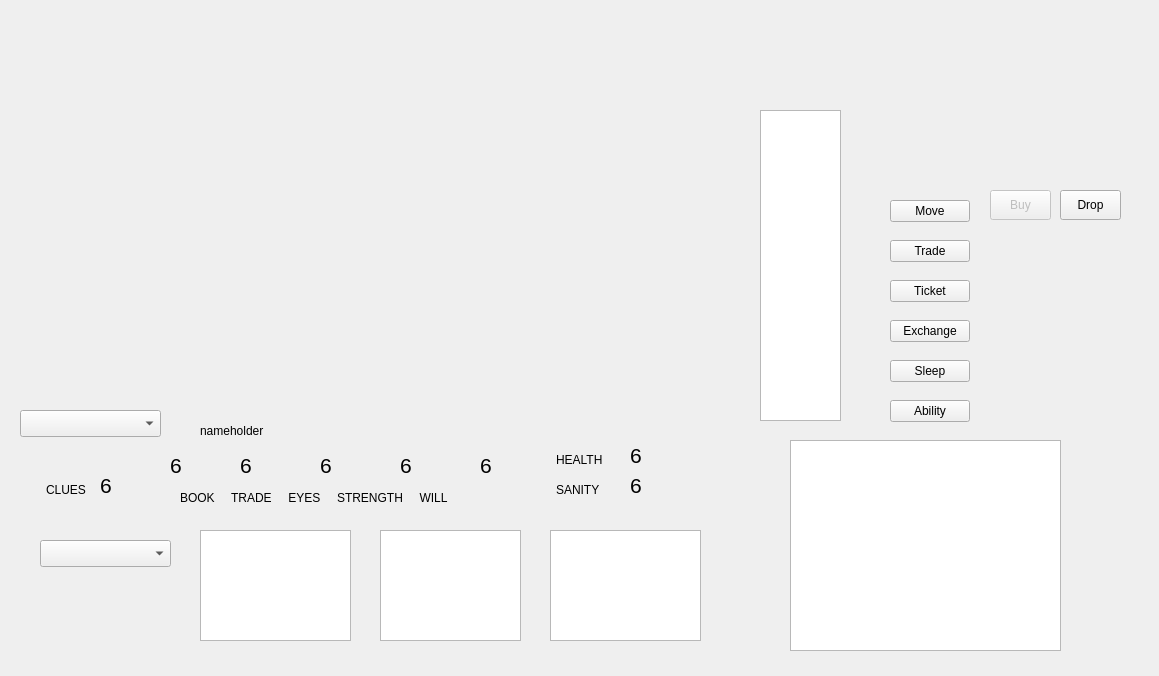
<?xml version="1.0" encoding="UTF-8"?>
<ui version="4.0">
 <class>ingame</class>
 <widget class="QWidget" name="ingame">
  <property name="geometry">
   <rect>
    <x>0</x>
    <y>0</y>
    <width>1159</width>
    <height>676</height>
   </rect>
  </property>
  <property name="windowTitle">
   <string>Form</string>
  </property>
  <widget class="boardui" name="boardholder" native="true">
   <property name="geometry">
    <rect>
     <x>20</x>
     <y>30</y>
     <width>681</width>
     <height>381</height>
    </rect>
   </property>
  </widget>
  <widget class="QLabel" name="name">
   <property name="geometry">
    <rect>
     <x>200</x>
     <y>415</y>
     <width>271</width>
     <height>31</height>
    </rect>
   </property>
   <property name="text">
    <string>nameholder</string>
   </property>
  </widget>
  <widget class="QLabel" name="l_health">
   <property name="geometry">
    <rect>
     <x>556</x>
     <y>450</y>
     <width>61</width>
     <height>20</height>
    </rect>
   </property>
   <property name="text">
    <string>HEALTH</string>
   </property>
  </widget>
  <widget class="QLabel" name="l_sanity">
   <property name="geometry">
    <rect>
     <x>556</x>
     <y>480</y>
     <width>61</width>
     <height>20</height>
    </rect>
   </property>
   <property name="text">
    <string>SANITY</string>
   </property>
  </widget>
  <widget class="QLabel" name="l_chars">
   <property name="geometry">
    <rect>
     <x>180</x>
     <y>490</y>
     <width>391</width>
     <height>16</height>
    </rect>
   </property>
   <property name="text">
    <string>BOOK     TRADE     EYES     STRENGTH     WILL</string>
   </property>
  </widget>
  <widget class="QLabel" name="l_book">
   <property name="geometry">
    <rect>
     <x>170</x>
     <y>450</y>
     <width>31</width>
     <height>31</height>
    </rect>
   </property>
   <property name="font">
    <font>
     <pointsize>16</pointsize>
    </font>
   </property>
   <property name="text">
    <string>6</string>
   </property>
  </widget>
  <widget class="QLabel" name="l_trade">
   <property name="geometry">
    <rect>
     <x>240</x>
     <y>450</y>
     <width>31</width>
     <height>31</height>
    </rect>
   </property>
   <property name="font">
    <font>
     <pointsize>16</pointsize>
    </font>
   </property>
   <property name="text">
    <string>6</string>
   </property>
  </widget>
  <widget class="QLabel" name="l_eyes">
   <property name="geometry">
    <rect>
     <x>320</x>
     <y>450</y>
     <width>31</width>
     <height>31</height>
    </rect>
   </property>
   <property name="font">
    <font>
     <pointsize>16</pointsize>
    </font>
   </property>
   <property name="text">
    <string>6</string>
   </property>
  </widget>
  <widget class="QLabel" name="l_strength">
   <property name="geometry">
    <rect>
     <x>400</x>
     <y>450</y>
     <width>31</width>
     <height>31</height>
    </rect>
   </property>
   <property name="font">
    <font>
     <pointsize>16</pointsize>
    </font>
   </property>
   <property name="text">
    <string>6</string>
   </property>
  </widget>
  <widget class="QLabel" name="l_will">
   <property name="geometry">
    <rect>
     <x>480</x>
     <y>450</y>
     <width>31</width>
     <height>31</height>
    </rect>
   </property>
   <property name="font">
    <font>
     <pointsize>16</pointsize>
    </font>
   </property>
   <property name="text">
    <string>6</string>
   </property>
  </widget>
  <widget class="QLabel" name="l_healthnum">
   <property name="geometry">
    <rect>
     <x>630</x>
     <y>440</y>
     <width>31</width>
     <height>31</height>
    </rect>
   </property>
   <property name="font">
    <font>
     <pointsize>16</pointsize>
    </font>
   </property>
   <property name="text">
    <string>6</string>
   </property>
  </widget>
  <widget class="QLabel" name="l_sanitynum">
   <property name="geometry">
    <rect>
     <x>630</x>
     <y>470</y>
     <width>31</width>
     <height>31</height>
    </rect>
   </property>
   <property name="font">
    <font>
     <pointsize>16</pointsize>
    </font>
   </property>
   <property name="text">
    <string>6</string>
   </property>
  </widget>
  <widget class="QLabel" name="l_book_impr">
   <property name="geometry">
    <rect>
     <x>190</x>
     <y>450</y>
     <width>51</width>
     <height>31</height>
    </rect>
   </property>
   <property name="font">
    <font>
     <pointsize>11</pointsize>
    </font>
   </property>
   <property name="text">
    <string/>
   </property>
  </widget>
  <widget class="QLabel" name="l_trade_impr">
   <property name="geometry">
    <rect>
     <x>260</x>
     <y>450</y>
     <width>51</width>
     <height>31</height>
    </rect>
   </property>
   <property name="font">
    <font>
     <pointsize>11</pointsize>
    </font>
   </property>
   <property name="text">
    <string/>
   </property>
  </widget>
  <widget class="QLabel" name="l_eyes_impr">
   <property name="geometry">
    <rect>
     <x>340</x>
     <y>450</y>
     <width>51</width>
     <height>31</height>
    </rect>
   </property>
   <property name="font">
    <font>
     <pointsize>11</pointsize>
    </font>
   </property>
   <property name="text">
    <string/>
   </property>
  </widget>
  <widget class="QLabel" name="l_strength_impr">
   <property name="geometry">
    <rect>
     <x>420</x>
     <y>450</y>
     <width>61</width>
     <height>31</height>
    </rect>
   </property>
   <property name="font">
    <font>
     <pointsize>11</pointsize>
    </font>
   </property>
   <property name="text">
    <string/>
   </property>
  </widget>
  <widget class="QLabel" name="l_will_impr">
   <property name="geometry">
    <rect>
     <x>500</x>
     <y>450</y>
     <width>61</width>
     <height>31</height>
    </rect>
   </property>
   <property name="font">
    <font>
     <pointsize>11</pointsize>
    </font>
   </property>
   <property name="text">
    <string/>
   </property>
  </widget>
  <widget class="QLabel" name="l_clues">
   <property name="geometry">
    <rect>
     <x>46</x>
     <y>480</y>
     <width>61</width>
     <height>20</height>
    </rect>
   </property>
   <property name="text">
    <string>CLUES</string>
   </property>
  </widget>
  <widget class="QLabel" name="l_cluesnum">
   <property name="geometry">
    <rect>
     <x>100</x>
     <y>470</y>
     <width>31</width>
     <height>31</height>
    </rect>
   </property>
   <property name="font">
    <font>
     <pointsize>16</pointsize>
    </font>
   </property>
   <property name="text">
    <string>6</string>
   </property>
  </widget>
  <widget class="QListWidget" name="hand_magic">
   <property name="geometry">
    <rect>
     <x>200</x>
     <y>530</y>
     <width>151</width>
     <height>111</height>
    </rect>
   </property>
  </widget>
  <widget class="QListWidget" name="hand_arts">
   <property name="geometry">
    <rect>
     <x>380</x>
     <y>530</y>
     <width>141</width>
     <height>111</height>
    </rect>
   </property>
  </widget>
  <widget class="QListWidget" name="hand_bads">
   <property name="geometry">
    <rect>
     <x>550</x>
     <y>530</y>
     <width>151</width>
     <height>111</height>
    </rect>
   </property>
  </widget>
  <widget class="QTextEdit" name="infobox">
   <property name="geometry">
    <rect>
     <x>790</x>
     <y>440</y>
     <width>271</width>
     <height>211</height>
    </rect>
   </property>
  </widget>
  <widget class="QPushButton" name="b_move">
   <property name="geometry">
    <rect>
     <x>890</x>
     <y>200</y>
     <width>80</width>
     <height>22</height>
    </rect>
   </property>
   <property name="text">
    <string>Move</string>
   </property>
  </widget>
  <widget class="QPushButton" name="b_trade">
   <property name="geometry">
    <rect>
     <x>890</x>
     <y>240</y>
     <width>80</width>
     <height>22</height>
    </rect>
   </property>
   <property name="text">
    <string>Trade</string>
   </property>
  </widget>
  <widget class="QPushButton" name="b_ticket">
   <property name="geometry">
    <rect>
     <x>890</x>
     <y>280</y>
     <width>80</width>
     <height>22</height>
    </rect>
   </property>
   <property name="text">
    <string>Ticket</string>
   </property>
  </widget>
  <widget class="QPushButton" name="b_exchange">
   <property name="geometry">
    <rect>
     <x>890</x>
     <y>320</y>
     <width>80</width>
     <height>22</height>
    </rect>
   </property>
   <property name="text">
    <string>Exchange</string>
   </property>
  </widget>
  <widget class="QPushButton" name="b_sleep">
   <property name="geometry">
    <rect>
     <x>890</x>
     <y>360</y>
     <width>80</width>
     <height>22</height>
    </rect>
   </property>
   <property name="text">
    <string>Sleep</string>
   </property>
  </widget>
  <widget class="QPushButton" name="b_ability">
   <property name="geometry">
    <rect>
     <x>890</x>
     <y>400</y>
     <width>80</width>
     <height>22</height>
    </rect>
   </property>
   <property name="text">
    <string>Ability</string>
   </property>
  </widget>
  <widget class="QComboBox" name="hand_things">
   <property name="geometry">
    <rect>
     <x>40</x>
     <y>540</y>
     <width>131</width>
     <height>27</height>
    </rect>
   </property>
  </widget>
  <widget class="QTextEdit" name="list_throws">
   <property name="geometry">
    <rect>
     <x>760</x>
     <y>110</y>
     <width>81</width>
     <height>311</height>
    </rect>
   </property>
  </widget>
  <widget class="QLabel" name="check_count">
   <property name="geometry">
    <rect>
     <x>870</x>
     <y>120</y>
     <width>221</width>
     <height>41</height>
    </rect>
   </property>
   <property name="text">
    <string/>
   </property>
  </widget>
  <widget class="QComboBox" name="reserve">
   <property name="enabled">
    <bool>true</bool>
   </property>
   <property name="geometry">
    <rect>
     <x>20</x>
     <y>410</y>
     <width>141</width>
     <height>27</height>
    </rect>
   </property>
  </widget>
  <widget class="QPushButton" name="buy">
   <property name="enabled">
    <bool>false</bool>
   </property>
   <property name="geometry">
    <rect>
     <x>990</x>
     <y>190</y>
     <width>61</width>
     <height>30</height>
    </rect>
   </property>
   <property name="text">
    <string>Buy</string>
   </property>
  </widget>
  <widget class="QPushButton" name="drop">
   <property name="enabled">
    <bool>true</bool>
   </property>
   <property name="geometry">
    <rect>
     <x>1060</x>
     <y>190</y>
     <width>61</width>
     <height>30</height>
    </rect>
   </property>
   <property name="text">
    <string>Drop</string>
   </property>
  </widget>
 </widget>
 <customwidgets>
  <customwidget>
   <class>boardui</class>
   <extends>QWidget</extends>
   <header>board.h</header>
   <container>1</container>
  </customwidget>
 </customwidgets>
 <resources/>
 <connections/>
</ui>
